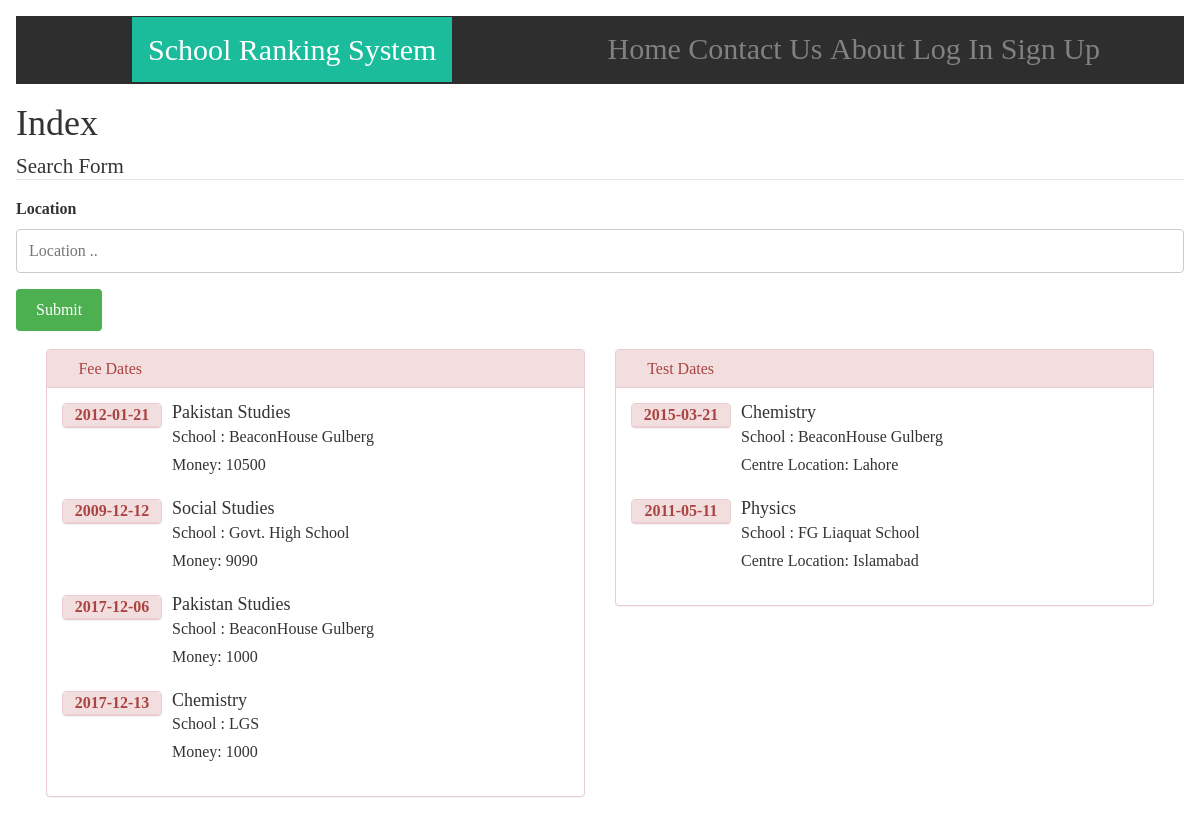
The page / on the database its author committed.
### tables this page shows
CREATE TABLE Fee (
	FeeId INT NOT NULL,
    TotalAmount INT,
    Level INT,
    FeeDate DATE,
    SchRegNo VARCHAR(45)  NOT NULL,
CourseId INT ,
    PRIMARY KEY (FeeId , SchRegNo),
    FOREIGN KEY (SchRegNo) REFERENCES School(RegNo),
    FOREIGN KEY (CourseId) REFERENCES Course(CourseId)
    
);

CREATE TABLE Course (
	CourseId INT NOT NULL PRIMARY KEY,
    Cname VARCHAR(40) NOT NULL,
    Level INT,
    SchRegNo VARCHAR(45) ,
	FOREIGN KEY (SchRegNo) REFERENCES School(RegNo)
    
);

CREATE TABLE School (
	RegNo VARCHAR(40) NOT NULL PRIMARY KEY, 
    Sname VARCHAR(40) NOT NULL, 
    Location VARCHAR(45) NOT NULL,
    PhoneNo VARCHAR(14),
    Website VARCHAR(45)
);

CREATE TABLE Test (
	TestDate DATE NOT NULL,
    Level INT NOT NULL,
    Centre VARCHAR(100) NOT NULL,
    Cname VARCHAR(40) NOT NULL,
    Sname VARCHAR(45) NOT NULL,
    SchRegNo VARCHAR(45)  NOT NULL PRIMARY KEY,
    FOREIGN KEY (SchRegNo) REFERENCES School(RegNo)
);

### application.py (the view)
@app.route("/")
def index():
    feeDeadlines=db.execute("SELECT FeeDate, Sname, Cname, TotalAmount FROM School, Course, Fee WHERE Fee.SchRegNo=School.RegNo AND Course.CourseId=Fee.CourseId")
    testDeadlines=db.execute("SELECT TestDate, Centre, Cname, Sname FROM Test")
    return render_template("index.html",feeDeadlines=feeDeadlines, testDeadlines= testDeadlines, page="fee")

### templates/index.html (shortened to what this page needs)
<!DOCTYPE html>
<html>
  <head>
  	<link rel="stylesheet" href="{{ url_for('static', filename='css/fonts/PoiretOne.css') }}" >
  	<link rel="stylesheet" href="{{ url_for('static', filename='css/fonts/PermanentMarker.css') }}">
    <link rel="stylesheet" href="{{ url_for('static', filename='css/bootstrap.css') }}">
  	<link rel="stylesheet" type="text/css" href="{{ url_for('static', filename='css/main.css') }}">
  </head>
  <body>
    <div id="main" class="w3-animate-opacity">
  	  <div id="Title">
  		  <span class="titleBar"> School Ranking System </span>
  			<span class="titleBarMenu">
  				<a href="/">Home</a>
  				<a href="/contactUs">Contact Us</a>
  				<a href="/about">About</a>
  				<a href="/login">Log In</a>
  				<a href="/signup">Sign Up</a>
  			</span>
  		</div>
  		<h1>Index</h1>
      <form action= "{{ url_for('searchindex') }}" method="post">
      	<fieldset>
      	<legend>Search Form</legend>
      			<label for="search">Location</label>
      			<input type="text" name="search" placeholder="Location .."/><br>
      			<input type="submit" name="Search"/>
      	</fieldset>
      </form><br>
  		{% if page == "fee" %}
      <div class="container-fluid">
              <div class="col-md-6">
                  <div class="panel panel-danger">
                      <div class="panel-heading">
                          <h3 class="panel-title">
                              <span class="glyphicon glyphicon-calendar"></span>
                                  Fee Dates
                              </h3>
                      </div>
                      <div class="panel-body">
                          <ul class="media-list">
                          {% for i in feeDeadlines %}
                              <li class="media">
                                  <div class="media-left">
                                        <div class="panel panel-danger text-center date">
                                          <div class="panel-heading month">
                                            <span class="panel-title strong">
                                              {{ i.FeeDate }}
                                            </span>
                                          </div>
                                        </div>
                                  </div>
                                  <div class="media-body">
                                      <h4 class="media-heading">
                                          {{ i.Cname }}
                                      </h4>
                                      <p>School : {{ i.Sname }}</p>
                                      <p>Money: {{ i.TotalAmount }}</p>
                                  </div>
                                    </li>
                          {% endfor %}
                          </ul>
                      </div>
                  </div>
              </div>
              <div class="col-md-6">
                  <div class="panel panel-danger">
                      <div class="panel-heading">
                          <h3 class="panel-title">
                              <span class="glyphicon glyphicon-calendar"></span>
                                  Test Dates
                              </h3>
                      </div>
                      <div class="panel-body">
                          <ul class="media-list">
                          {% for i in testDeadlines %}
                              <li class="media">
                                  <div class="media-left">
                                        <div class="panel panel-danger text-center date">
                                          <div class="panel-heading month">
                                            <span class="panel-title strong">
                                              {{ i.TestDate }}
                                            </span>
                                          </div>
                                        </div>
                                  </div>
                                  <div class="media-body">
                                      <h4 class="media-heading">
                                          {{ i.Cname }}
                                      </h4>
                                      <p>School : {{ i.Sname }}</p>
                                      <p>Centre Location: {{ i.Centre }}</p>
                                  </div>
                                    </li>
                          {% endfor %}
                          </ul>
                      </div>
                  </div>
              </div>
      </div>
  		{% endif %}
  </body>
</html>

### static/css/main.css (style rules this page uses)
body { margin: 0; font: 16px 'Poiret One' !important; }
a { color: inherit; text-decoration: none; }
li { list-style: none; }
#main { transition: margin-left .5s; padding: 16px; }
#Title { transition: margin-left .5s; padding: 16px; background: #2e2e2e; color: #818181; }
.titleBar { position: relative; left: 100px; font-size: 30px; font-family: 'Permanent Marker', cursive; text-transform: capitalize; line-height:36px; padding: 16px; background: #1abc9c; color: white; }
.titleBarMenu { font-size: 30px; position: absolute; right: 100px; }
.titleBarMenu a { color: #818181; text-decoration: none; display: inline-block; }
html { box-sizing: border-box; }
*, *:before, *:after { box-sizing: inherit; }
input[type=text], select, textarea { width: 100%; padding: 12px; border: 1px solid #ccc; border-radius: 4px; box-sizing: border-box; margin-top: 6px; margin-bottom: 16px; resize: vertical; }
input[type=submit] { background-color: #4CAF50; color: white; padding: 12px 20px; border: none; border-radius: 4px; cursor: pointer; }

### templates/index.html (style rules this page uses)
.panel.date { margin: 0px; width: 100px; text-align: center; }
.panel.date .month { padding: 2px 0px; font-weight: 700; text-transform: uppercase; }

### rows shown on the page
Fee: FeeDate "2012-01-21", Cname "Pakistan Studies", Sname "BeaconHouse Gulberg", TotalAmount "10500"
Fee: FeeDate "2009-12-12", Cname "Social Studies", Sname "Govt. High School", TotalAmount "9090"
Fee: FeeDate "2017-12-06", Cname "Pakistan Studies", Sname "BeaconHouse Gulberg", TotalAmount "1000"
Fee: FeeDate "2017-12-13", Cname "Chemistry", Sname "LGS", TotalAmount "1000"
Test: TestDate "2015-03-21", Cname "Chemistry", Sname "BeaconHouse Gulberg", Centre "Lahore"
Test: TestDate "2011-05-11", Cname "Physics", Sname "FG Liaquat School", Centre "Islamabad"
